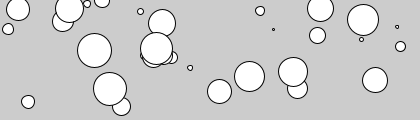
Frame 1 (no input)
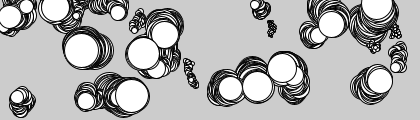
Frame 60 (the mouse pressed at the canvas centre just before this capture)
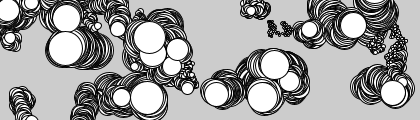
Frame 120 (the mouse held since frame 60 and released just before this capture)

The Processing sketch that drew these frames (run headless with seeded random() and noise(); from frame 60 on, the mouse is pressed at the canvas centre):

// Processing sketch: Example_10_10
// ── Example_10_10.pde
JitterBug[] bugs = new JitterBug[33];

void setup(){
	size(420, 120);
	smooth();
	for (int i = 0; i<bugs.length; i++){
		float x = random(width);
		float y = random(height);
		int r = i + 2;
		bugs[i] = new JitterBug(x, y, r);
	}
}

void draw(){
	for (int i = 0; i<bugs.length; i++){
			bugs[i].move();
			bugs[i].display();
		}	
}

class JitterBug {
	
	float x;
	float y;
	int diameter;
	float speed = 2.5;

	JitterBug(float tempX, float tempY, int tempDiameter) {
		x = tempX;
		y = tempY;
		diameter = tempDiameter;
	}

	void move() {
		x += random(-speed, speed);
		y += random(-speed, speed);
	}

	void display() {
		ellipse(x, y, diameter, diameter);
	}
}
